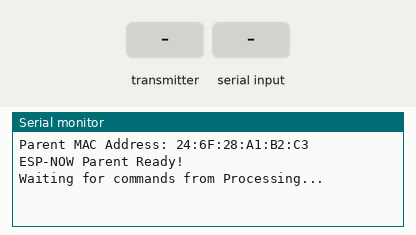
Bench run of a sketch on a simulated ESP32. Parts: the last lines printed to the serial monitor. Inputs (shaded band) come from the test bench.

Above: at 2.3 s.
2.4 s: the transmitter starts sending childID = 0
At 2.71 s:
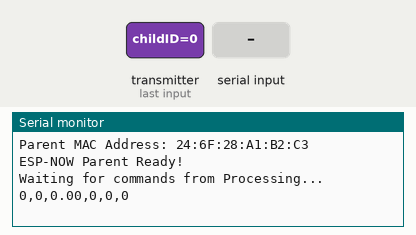
4.4 s: "ON\n" received over Serial
At 4.71 s:
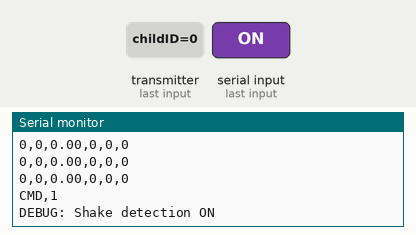
5.9 s: "OFF\n" received over Serial
At 6.21 s:
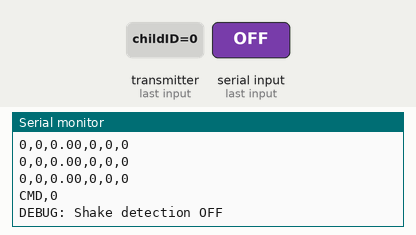
7.4 s: the transmitter starts sending shakeCount = 1024
At 7.71 s:
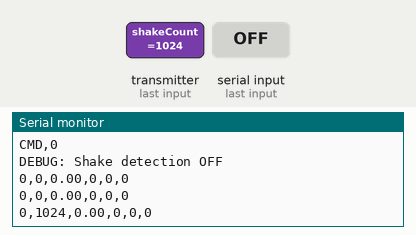
8.9 s: the transmitter starts sending acceleration = 25
At 9.21 s:
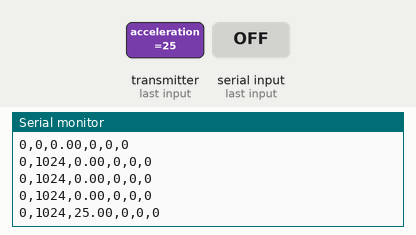
10.4 s: the transmitter starts sending acX = 1024
At 10.71 s:
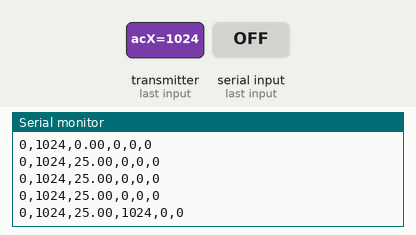

The sketch:

parent_device_online_diagnostic.ino
```cpp
#include <esp_now.h>
#include <WiFi.h>

typedef struct {
  int childID;
  int shakeCount;
  float acceleration;
  int acX;
  int acY;
  int acZ;
} ShakeDataWithAccel;

typedef struct {
  int command;
} CommandData;

#define MAX_CHILDREN 20
ShakeDataWithAccel childData[MAX_CHILDREN];

uint8_t broadcastAddress[6] = {0xFF, 0xFF, 0xFF, 0xFF, 0xFF, 0xFF};
esp_now_peer_info_t broadcastPeerInfo;
int currentCommand = 1;

void OnDataRecv(const esp_now_recv_info *recv_info, const uint8_t *incomingData, int len) {
  ShakeDataWithAccel receivedData;
  memcpy(&receivedData, incomingData, sizeof(receivedData));

  if (receivedData.childID >= 0 && receivedData.childID < MAX_CHILDREN) {
    childData[receivedData.childID] = receivedData;

    // ★ Processing用 CSV形式（拡張版）
    // Format: childID,shakeCount,acceleration,acX,acY,acZ
    Serial.print(receivedData.childID);
    Serial.print(",");
    Serial.print(receivedData.shakeCount);
    Serial.print(",");
    Serial.print(receivedData.acceleration);
    Serial.print(",");
    Serial.print(receivedData.acX);
    Serial.print(",");
    Serial.print(receivedData.acY);
    Serial.print(",");
    Serial.println(receivedData.acZ);
  }
}

void OnDataSent(const wifi_tx_info_t *tx_info, esp_now_send_status_t status) {
  // 送信結果
}

void broadcastCommand(int command) {
  CommandData commandData;
  commandData.command = command;

  currentCommand = command;

  esp_now_send(broadcastAddress, (uint8_t *) &commandData, sizeof(commandData));

  Serial.print("CMD,");
  Serial.println(command);
}

void setup() {
  Serial.begin(115200);
  delay(1000);

  WiFi.mode(WIFI_STA);
  delay(100);

  Serial.print("Parent MAC Address: ");
  Serial.println(WiFi.macAddress());

  if (esp_now_init() != ESP_OK) {
    Serial.println("ESP-NOW init failed");
    return;
  }

  esp_now_register_recv_cb(OnDataRecv);
  esp_now_register_send_cb(OnDataSent);

  memcpy(broadcastPeerInfo.peer_addr, broadcastAddress, 6);
  broadcastPeerInfo.channel = 0;
  broadcastPeerInfo.encrypt = false;

  if (esp_now_add_peer(&broadcastPeerInfo) != ESP_OK) {
    Serial.println("Failed to add broadcast peer");
    return;
  }

  Serial.println("ESP-NOW Parent Ready!");
  Serial.println("Waiting for commands from Processing...");
}

void loop() {
  if (Serial.available() > 0) {
    String command = Serial.readStringUntil('\n');
    command.trim();

    if (command == "ON") {
      broadcastCommand(1);
      Serial.println("DEBUG: Shake detection ON");
    }
    else if (command == "OFF") {
      broadcastCommand(0);
      Serial.println("DEBUG: Shake detection OFF");
    }
  }

  delay(50);
}
```

Measured:
- after the input at 2.4 s, the serial monitor: prints a new line at once (image 1)
- after the input at 4.4 s, the serial monitor: prints a new line at once (image 2)
- after the input at 5.9 s, the serial monitor: prints a new line at once (image 3)
- after the input at 7.4 s, the serial monitor: prints a new line at once (image 4)
- after the input at 8.9 s, the serial monitor: prints a new line at once (image 5)
- after the input at 10.4 s, the serial monitor: prints a new line at once (image 6)
